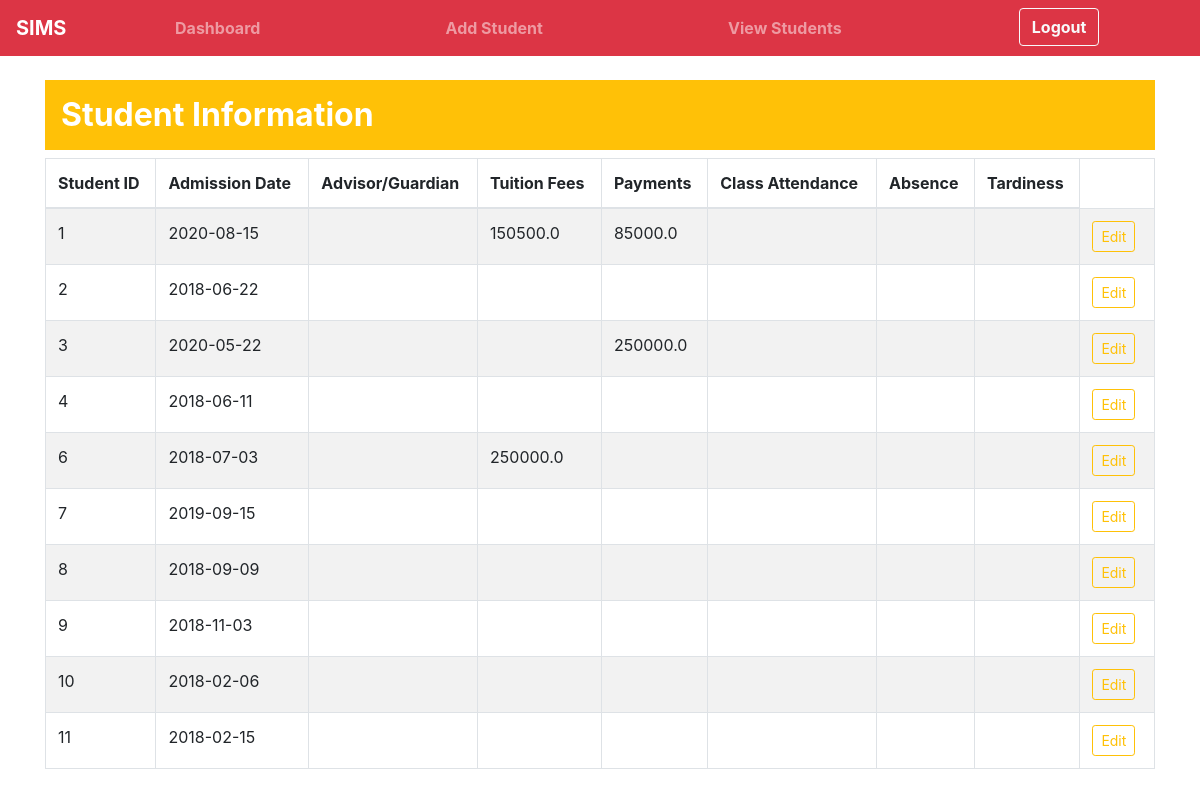
The page /view_admininfo on the database as committed earlier.
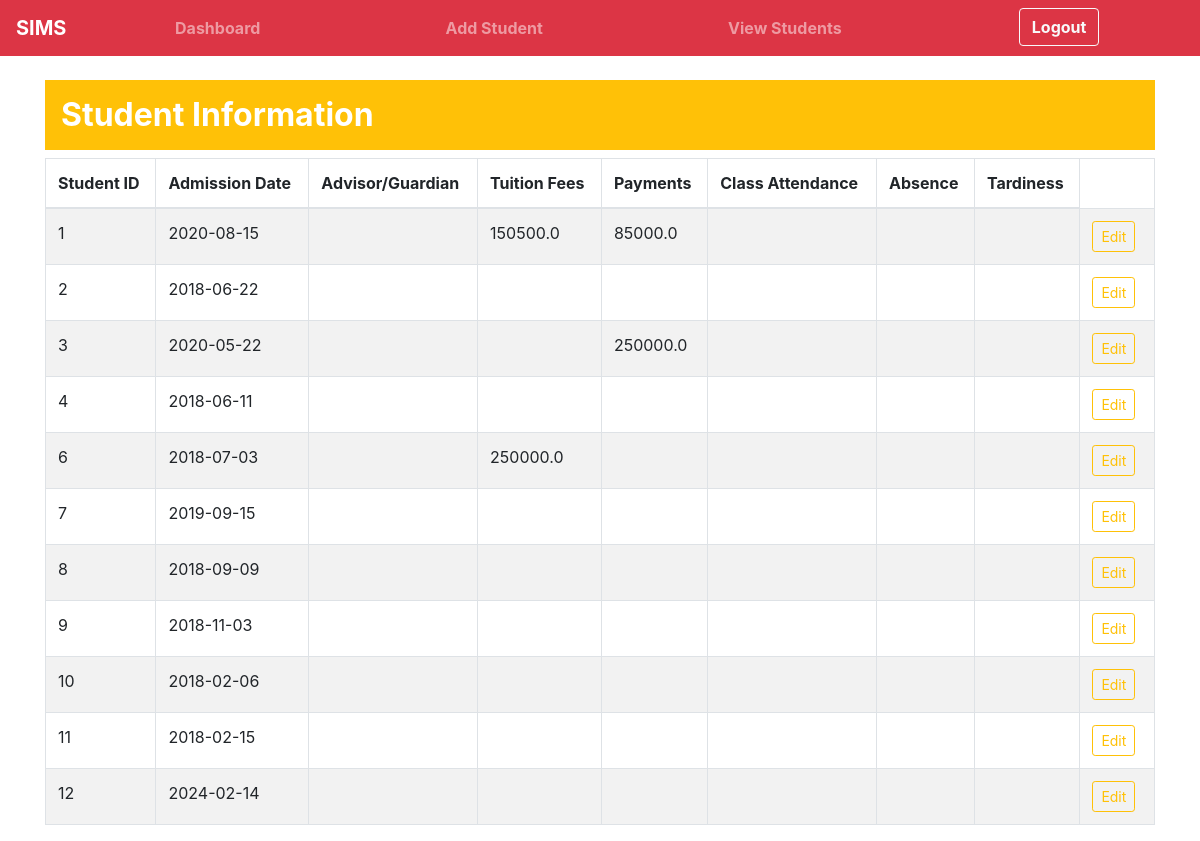
The same page on the database as committed later.
### tables this page shows
CREATE TABLE AdministrativeInformation (
        student_id INTEGER PRIMARY KEY,
        admission_date DATE NOT NULL,
        advisor_guardian TEXT,
        tuition_fees REAL,
        payments REAL,
        class_attendance INTEGER,
        absence INTEGER,
        tardiness INTEGER,
        FOREIGN KEY (student_id) REFERENCES PersonalInformation(student_id)
    );

### app.py (the view)
@app.route('/view_admininfo', methods=['GET'])
def view_admininfo():
    conn = connect_db()
    cursor = conn.cursor()
    cursor.execute('SELECT * FROM AdministrativeInformation')
    student_data = cursor.fetchall()
    return render_template('view_admininfo.html', student_data=student_data)

### app.py (called while the page is built)
def connect_db():
    return sqlite3.connect('database.db')

### templates/view_adminInfo.html (shortened to what this page needs)
<!DOCTYPE html>
<html lang="en">
<head>
    <link rel="stylesheet" href="https://maxcdn.bootstrapcdn.com/bootstrap/4.5.2/css/bootstrap.min.css">
</head>
<body>
    <nav class="navbar navbar-expand-lg navbar-dark bg-danger">
        <a class="navbar-brand fw-bold" href="#">SIMS</a>
        <div class="collapse navbar-collapse" id="navbarNav">
          <ul class="navbar-nav w-100 d-flex justify-content-around">
            <li class="nav-item">
              <a class="nav-link  fw-bold" href="{{ url_for('dashboard') }}"
                >Dashboard</a
              >
            </li>
            <li class="nav-item">
              <a class="nav-link  fw-bold" href="{{ url_for('add_student') }}"
                >Add Student</a
              >
            </li>
            <li class="nav-item">
              <a class="nav-link  fw-bold" href="{{ url_for('view_students') }}"
                >View Students</a
              >
            </li>
            <li class="nav-item">
              <a class="btn btn-outline-light fw-bold" href="{{ url_for('logout') }}"
                >Logout</a
              >
            </li>
          </ul>
        </div>
      </nav>
    <div class="container mt-4">
        <h2 class="bg-warning  fw-bold p-3 text-white">Student Information</h2>
        <table class="table table-bordered table-striped">
            <thead>
                <tr>
                    <th>Student ID</th>
                    <th>Admission Date</th>
                    <th>Advisor/Guardian</th>
                    <th>Tuition Fees</th>
                    <th>Payments</th>
                    <th>Class Attendance</th>
                    <th>Absence</th>
                    <th>Tardiness</th>
                </tr>
            </thead>
            <tbody>
                    {% for row in student_data %}
                    <tr class="animated">
                        <td>{{ row[0] }}</td>
                        <td>{{ row[1] }}</td>
                        <td>{{ row[2] }}</td>
                        <td>{{ row[3] }}</td>
                        <td>{{ row[4] }}</td>
                        <td>{{ row[5] }}</td>
                        <td>{{ row[6] }}</td>
                        <td>{{ row[7] }}</td>
                        <td>
                            <a href="/edit_adminInfo/{{ row[0] }}" class="btn btn-outline-warning btn-sm mr-1">Edit</a>
                        </td>
                    </tr>
                    {% endfor %}
            </tbody>
        </table>
    </div>
</body>
</html>

Rows that differ between the two databases and show on the page:
added AdministrativeInformation: student_id "12", admission_date "2024-02-14"
